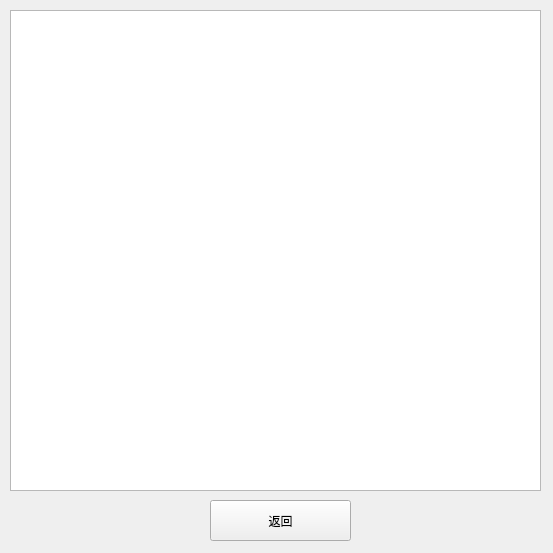
<?xml version="1.0" encoding="UTF-8"?>
<ui version="4.0">
 <class>allhouselist</class>
 <widget class="QWidget" name="allhouselist">
  <property name="geometry">
   <rect>
    <x>0</x>
    <y>0</y>
    <width>553</width>
    <height>553</height>
   </rect>
  </property>
  <property name="windowTitle">
   <string>Form</string>
  </property>
  <widget class="QListWidget" name="listWidget">
   <property name="geometry">
    <rect>
     <x>10</x>
     <y>10</y>
     <width>531</width>
     <height>481</height>
    </rect>
   </property>
  </widget>
  <widget class="QPushButton" name="pushButton">
   <property name="geometry">
    <rect>
     <x>210</x>
     <y>500</y>
     <width>141</width>
     <height>41</height>
    </rect>
   </property>
   <property name="styleSheet">
    <string notr="true">font: 25 14pt &quot;Microsoft YaHei&quot;;</string>
   </property>
   <property name="text">
    <string>返回</string>
   </property>
  </widget>
 </widget>
 <resources/>
 <connections/>
</ui>
